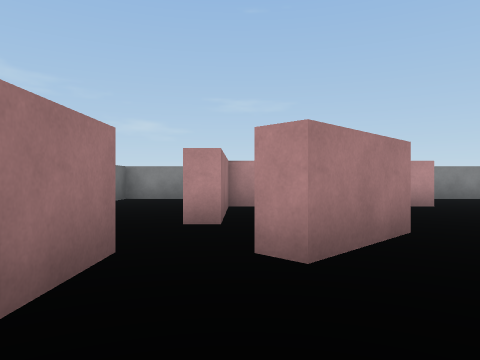
view 1 (above)

24 first-person views from a walk through a scene from a Unity 3-D project. The camera is 0.58 m above the floor, looks level and sees 70° across. The floor is counted in squares, 1 m on a side. Each view is taken from the middle of a square. On the plan, view 1 faces up. The plan holds only what a view shows up to about 9 squares ahead; the rest is blank. The player character is not drawn.

view 2
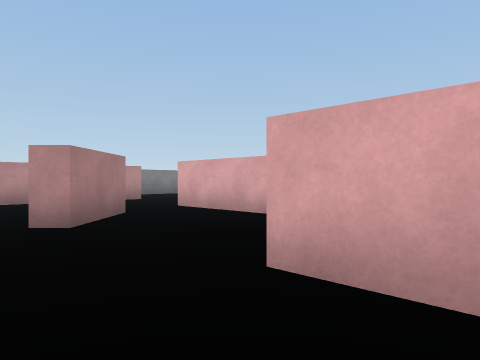

view 3
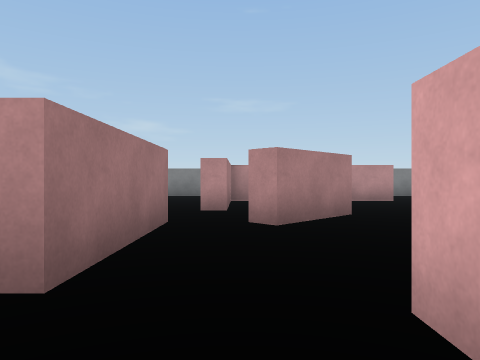

view 4
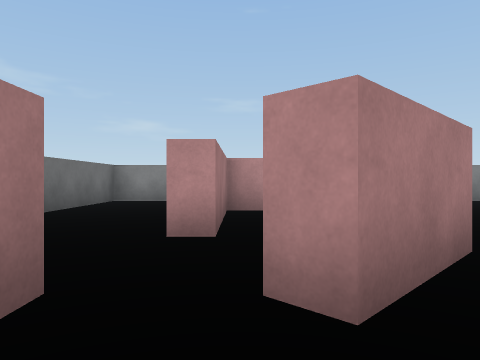

view 5
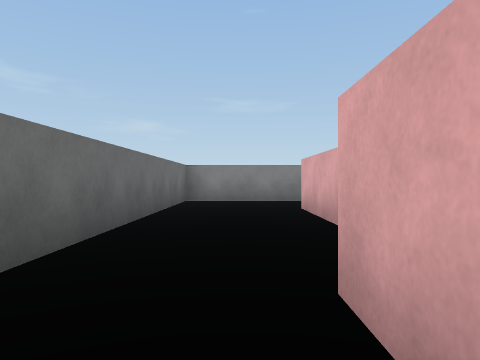

view 6
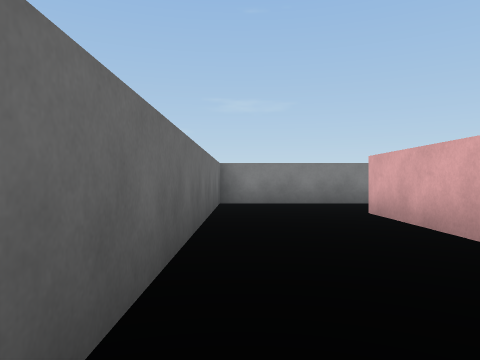

view 7
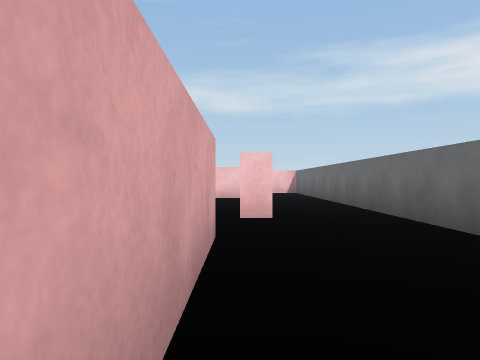

view 8
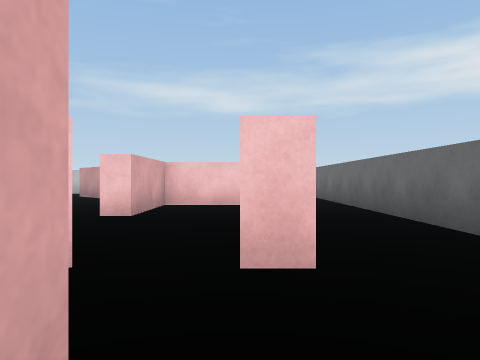

view 9
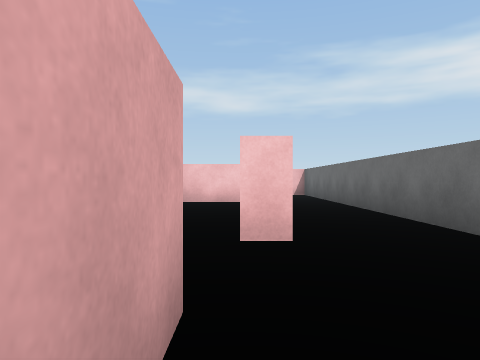

view 10
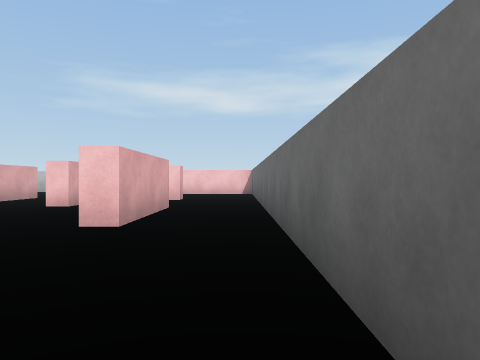

view 11
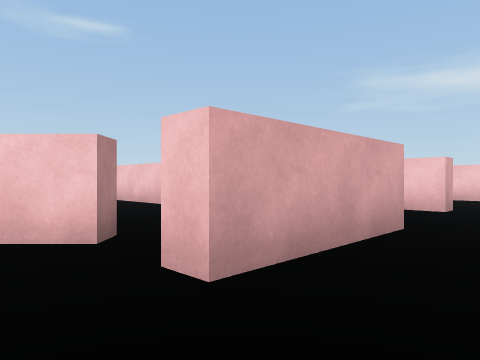

view 12
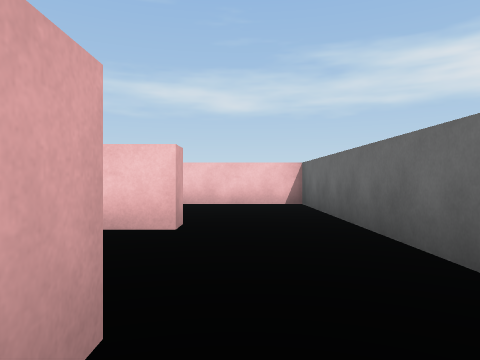

view 13
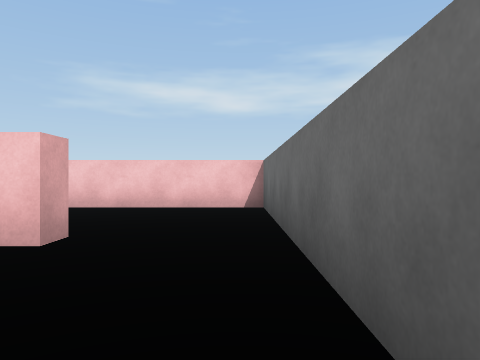

view 14
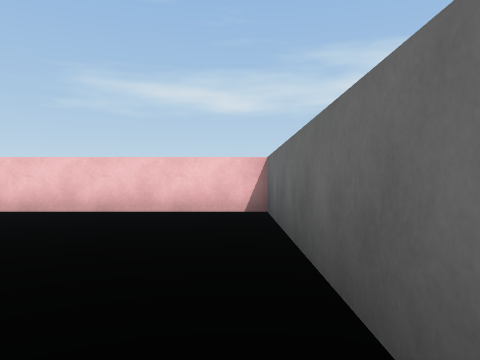

view 15
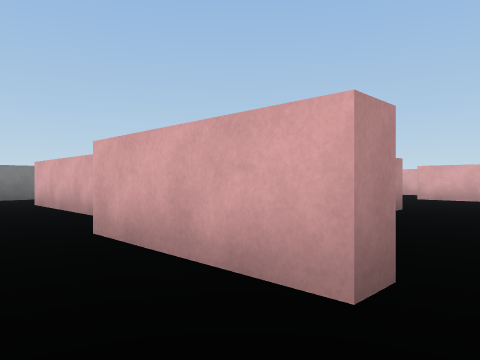

view 16
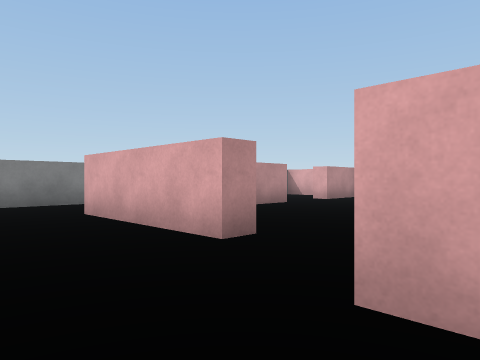

view 17
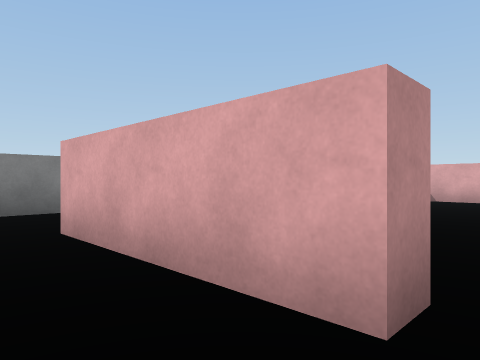

view 18
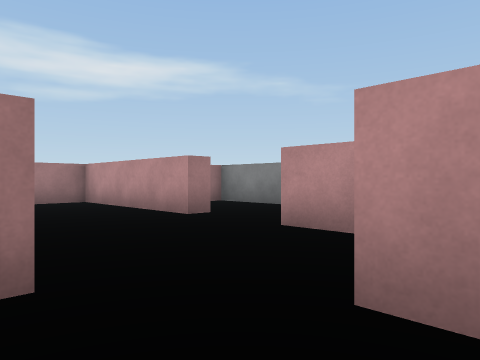

view 19
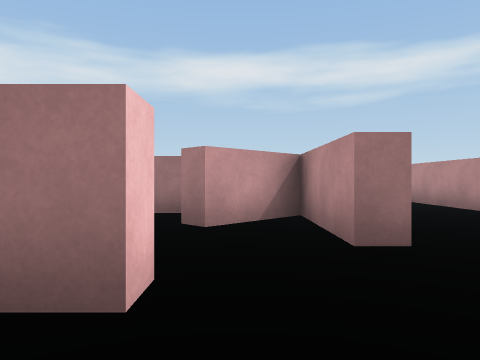

view 20
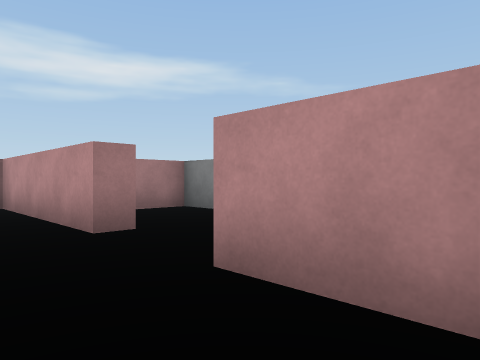

view 21
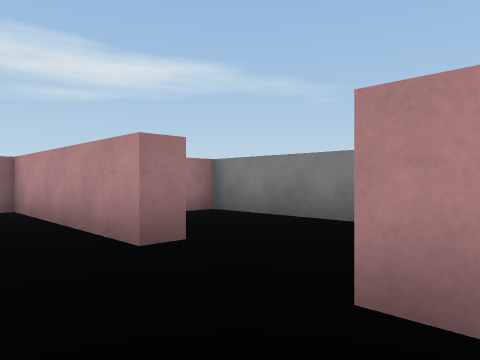

view 22
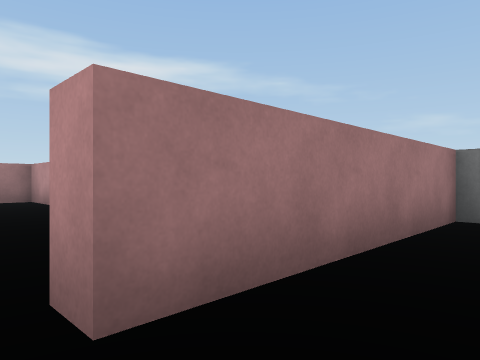

view 23
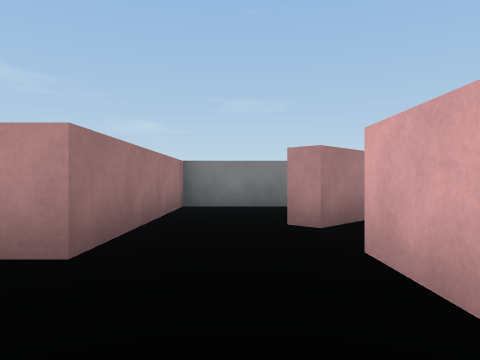

view 24
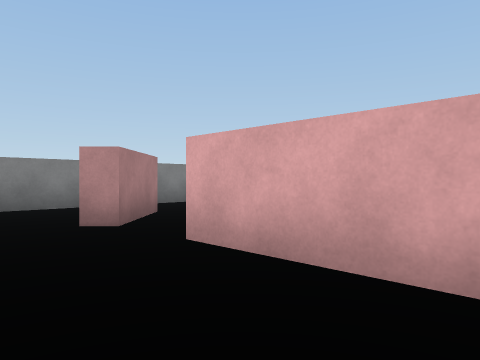

### Floor plan
Points are (right, up) in squares from view 1. A wall is a line through its corners. A room is listed if a view was taken in it or the views show most of it. See-through windows are left out.
Room 1 (views 1, 2, 3, 4)
walls: (3.5, 1.7) (3.5, 4.5); (-1, 2.7) (-1, -0.3) (-1.5, -0.3); (1.9, 3.8) (0.5, 2.4) (0.1, 2.7); (-1.3, -3) (0.8, -3) (0.8, -0.5) (1.2, -0.5)
ways out: opening at (-1, -1.5) to room 2; opening at (3, 3.5) to room 3; gap at (0, 3) to room 3; opening at (3, 0)
Room 2 (views 5, 6, 7, 8, 9, 10, 11, 12, 13, 14, 15, 16, 17)
walls: (-0.2, 4.5) (-0.7, 4.5) (-0.7, 8); (-1.5, -0.3) (-1.5, 2.7) (-1, 2.7); (-3.5, 10.2) (-3.5, -2.6); (0.2, 10.5) (-3.5, 10.5)
ways out: opening at (-1, -1.5) to room 1; opening at (0, 4) to room 3; opening at (-2.5, -3) to room 4
Room 3 (views 18, 19, 20, 21, 22, 23, 24)
walls: (7, 4.6) (7, 4) (4.4, 4) (5.8, 2.6); (7.7, 7.5) (6.2, 7.5); (8, 2.5) (8.5, 2.5) (8.5, 1.9); (4.3, 8) (4.3, 7.5) (-0.2, 7.5) (-0.2, 4.5); (8.8, 8.5) (8.8, 5.5) (8.3, 5.5) (8.3, 6.5); (11, 3.2) (11, 5.7); (11, 7.1) (10.6, 7.5); (0.1, 2.7) (0.8, 3.4)
ways out: opening at (3, 3.5) to room 1; gap at (0, 3) to room 1; opening at (0, 4) to room 2; opening at (5.5, 8) to room 5; opening at (7, 2); opening at (11, 6.5)
Room 4 (no view inside)
walls: (-1.3, -3.5) (-1.3, -3); (-3.5, -2.6) (-3.5, -7.3) (1.4, -7.3)
ways out: opening at (-2.5, -3) to room 2; opening at (1, -6)
Room 5 (no view inside)
walls: (4.9, 10.5) (1.8, 10.5) (1.8, 9.2)
ways out: opening at (5.5, 8) to room 3
Room 6 (no view inside)
walls: (10.6, 10.5) (8.8, 10.5) (8.8, 8.5)
ways out: opening at (11.5, 9.5)

Where each view was taken, in squares from view 1:
view 1: 0 up, 0 right, facing up
view 2: 2 down, 1 left, facing up-right
view 3: 2 down, 0 right, facing up
view 4: 1 up, 0 right, facing up
view 5: 1 up, 2 left, facing up
view 6: 2 up, 3 left, facing up
view 7: 8 up, 1 left, facing down
view 8: 5 up, 1 left, facing down
view 9: 6 up, 1 left, facing down
view 10: 7 up, 3 left, facing down
view 11: 4 up, 3 left, facing down-right
view 12: 1 up, 2 left, facing down
view 13: 0 up, 3 left, facing down
view 14: 1 down, 3 left, facing down
view 15: 1 down, 3 left, facing up-right
view 16: 2 up, 3 left, facing up-right
view 17: 4 up, 2 left, facing up-right
view 18: 4 up, 9 right, facing up-left
view 19: 3 up, 10 right, facing left
view 20: 6 up, 8 right, facing up-left
view 21: 6 up, 7 right, facing up-left
view 22: 5 up, 10 right, facing up-left
view 23: 3 up, 10 right, facing up
view 24: 3 up, 9 right, facing up-right
